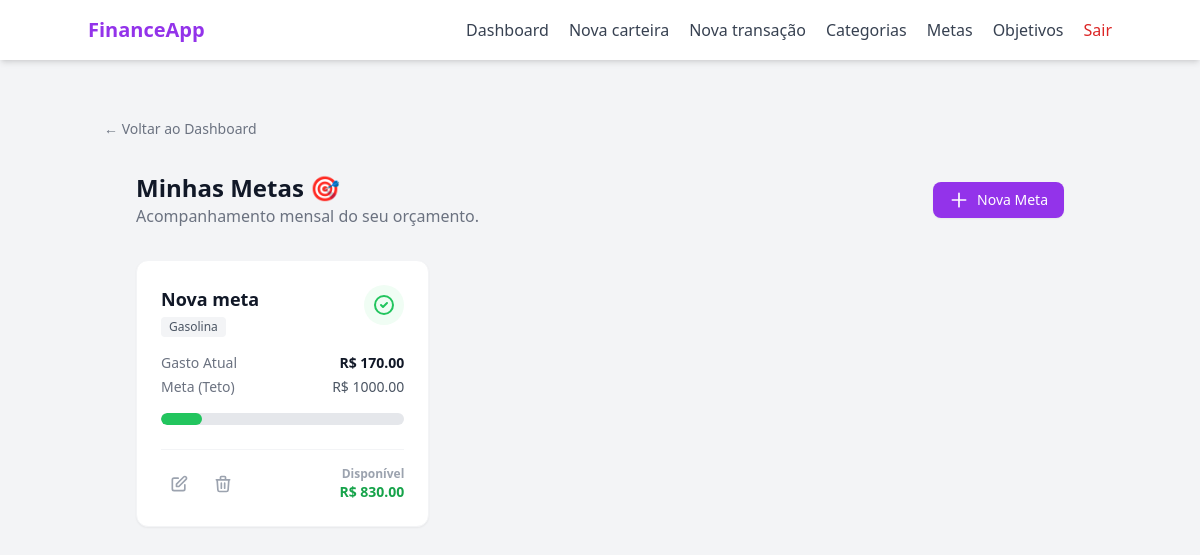
The page /goal/ (signed in) on the database its author committed.
### models/goal.py (models this page shows, shortened)
class Goal(db.Model):
    __tablename__ = "goals"
    id = db.Column(db.Integer, primary_key=True)
    goal_name = db.Column(db.String(100), nullable=False)
    target_amount = db.Column(db.Float, nullable=False)
    created_at = db.Column(db.Date, nullable= False)
    is_active = db.Column(db.Boolean, default=True)
    deadline = db.Column(db.Date, nullable=True)
    user_id = db.Column(db.Integer, db.ForeignKey("users.id"), nullable=False)
    category_id = db.Column(db.Integer, db.ForeignKey("categories.id"), nullable=True)
    category = db.relationship("UserCategory", backref="goals")

### models/category.py (models this page shows, shortened)
class Category(db.Model):
    __tablename__ = "categories"
    id = db.Column(db.Integer, primary_key= True)
    name = db.Column(db.String(100), nullable= False)
    type = db.Column(db.String(20), nullable= False)
    __mapper_args__ = {
        "polymorphic_on": type,
        "polymorphic_identity": "category"
    }

### routes/goal_routes.py (the view)
@goal_bp.route("/", methods=["GET"])
@login_required
def goal_index_page():
    GoalController.check_expired_goals(current_user.id)
    categories = CategoryController.get_user_categories(current_user.id)
    goals = GoalController.get_goals_by_user(current_user.id)
    goals_data = []
    for goal in goals:
        current_amount = 0
        if goal.category:
            for transaction in goal.category.transactions:
                if transaction.transaction_type == "expense" and transaction.created_at >= goal.created_at:
                    current_amount += transaction.value
        else:
            for transaction in TransactionController.get_user_transactions(current_user.id):
                if transaction.transaction_type == "expense" and transaction.created_at >= goal.created_at:
                    current_amount += transaction.value
        goals_data.append({
            'id': goal.id,
            'name': goal.goal_name,
            'category_name': goal.category.name if goal.category else 'Sem Categoria',
            'current': float(current_amount),
            'target': float(goal.target_amount),
            'percentage': min(int((current_amount / goal.target_amount) * 100), 100),
            'real_percentage': int((current_amount / goal.target_amount) * 100),
            'remaining': float(goal.target_amount - current_amount),
            'status': 'safe' if current_amount <= goal.target_amount * 0.8 else
                      'warning' if current_amount <= goal.target_amount else
                      'danger'
        })
    return render_template('goal/index.html',
                           goals_data=goals_data,
                           categories=categories)

### controllers/category_controller.py (called while the page is built)
    @staticmethod
    def get_user_categories(user_id):
        return UserCategory.query.filter_by(user_id= user_id).all()

### controllers/goal_controller.py (called while the page is built)
    @staticmethod
    def get_goals_by_user(user_id):
        goals = Goal.query.filter_by(user_id= user_id, is_active= True).all()
        return goals

    @staticmethod
    def check_expired_goals(user_id):
        goals = GoalController.get_goals_by_user(user_id)
        today = datetime.today().date()
        for goal in goals:
            if goal.deadline <= today and goal.is_active:
                goal.is_active = False
        db.session.commit()

### templates/goal/index.html (shortened to what this page needs)
{% extends "base.html" %}
{% block content %}
<div class="text-left pt-4">
    <a href="{{ url_for('main_bp.dashboard_page') }}" class="text-sm text-gray-500 hover:text-purple-600 transition-colors">
            ← Voltar ao Dashboard
    </a>
</div>
<div class="max-w-7xl mx-auto px-4 sm:px-6 lg:px-8 py-8">
    <div class="flex flex-col sm:flex-row justify-between items-start sm:items-center mb-8 gap-4">
        <div>
            <h1 class="text-2xl font-bold text-gray-900">Minhas Metas 🎯</h1>
            <p class="text-gray-500">Acompanhamento mensal do seu orçamento.</p>
        </div>
        <button onclick="openCreateGoalModal()" class="inline-flex items-center px-4 py-2 bg-purple-600 hover:bg-purple-700 text-white text-sm font-medium rounded-lg shadow-sm transition-colors">
            <svg class="w-5 h-5 mr-2" fill="none" stroke="currentColor" viewBox="0 0 24 24"><path stroke-linecap="round" stroke-linejoin="round" stroke-width="2" d="M12 4v16m8-8H4"></path></svg>
            Nova Meta
        </button>
    </div>
    <div class="grid grid-cols-1 md:grid-cols-2 lg:grid-cols-3 gap-6">
        {% for item in goals_data %}
        <div class="bg-white rounded-xl shadow-sm border border-gray-100 p-6 flex flex-col justify-between hover:shadow-md transition-shadow h-full">
            <div>
                <div class="flex justify-between items-start mb-4">
                    <div>
                        <h3 class="font-bold text-gray-900 text-lg">{{ item.name }}</h3>
                        <span class="inline-flex items-center px-2 py-0.5 rounded text-xs font-medium bg-gray-100 text-gray-600 mt-1">
                            {{ item.category_name }}
                        </span>
                    </div>
                    {% if item.real_percentage >= 100 %}
                        <div class="text-red-500 bg-red-50 p-2 rounded-full">
                            <svg class="w-6 h-6" fill="none" stroke="currentColor" viewBox="0 0 24 24"><path stroke-linecap="round" stroke-linejoin="round" stroke-width="2" d="M12 9v2m0 4h.01m-6.938 4h13.856c1.54 0 2.502-1.667 1.732-3L13.732 4c-.77-1.333-2.694-1.333-3.464 0L3.34 16c-.77 1.333.192 3 1.732 3z"></path></svg>
                        </div>
                    {% elif item.real_percentage >= 75 %}
                        <div class="text-yellow-500 bg-yellow-50 p-2 rounded-full">
                            <svg class="w-6 h-6" fill="none" stroke="currentColor" viewBox="0 0 24 24"><path stroke-linecap="round" stroke-linejoin="round" stroke-width="2" d="M13 16h-1v-4h-1m1-4h.01M21 12a9 9 0 11-18 0 9 9 0 0118 0z"></path></svg>
                        </div>
                    {% else %}
                        <div class="text-green-500 bg-green-50 p-2 rounded-full">
                            <svg class="w-6 h-6" fill="none" stroke="currentColor" viewBox="0 0 24 24"><path stroke-linecap="round" stroke-linejoin="round" stroke-width="2" d="M9 12l2 2 4-4m6 2a9 9 0 11-18 0 9 9 0 0118 0z"></path></svg>
                        </div>
                    {% endif %}
                </div>
                <div class="mb-4 space-y-1">
                    <div class="flex justify-between text-sm">
                        <span class="text-gray-500">Gasto Atual</span>
                        <span class="font-bold text-gray-900">R$ {{ "%.2f"|format(item.current) }}</span>
                    </div>
                    <div class="flex justify-between text-sm">
                        <span class="text-gray-500">Meta (Teto)</span>
                        <span class="font-medium text-gray-600">R$ {{ "%.2f"|format(item.target) }}</span>
                    </div>
                </div>
                <div class="relative w-full h-3 bg-gray-200 rounded-full overflow-hidden mb-4">
                    <div class="absolute top-0 left-0 h-full rounded-full transition-all duration-500
                            {{ 'bg-red-500' if item.real_percentage >= 100 else
                               ('bg-yellow-400' if item.real_percentage >= 75 else 'bg-green-500') }}"
                         style="width: {{ item.percentage }}%">
                    </div>
                </div>
            </div>
            <div class="flex items-center justify-between border-t border-gray-100 pt-4 mt-2">
                <div class="flex space-x-2">
                    <button onclick="openEditGoalModal(
                                '{{ url_for('goal_bp.edit_goal', goal_id=item.id) }}',
                                '{{ item.id }}',
                                '{{ item.name }}',
                                '{{ item.target }}')"
                            class="p-2 text-gray-400 hover:text-purple-600 hover:bg-purple-50 rounded-lg transition-colors"
                            title="Editar Meta">
                        <svg class="w-5 h-5" fill="none" stroke="currentColor" viewBox="0 0 24 24">
                            <path stroke-linecap="round" stroke-linejoin="round" stroke-width="2" d="M11 5H6a2 2 0 00-2 2v11a2 2 0 002 2h11a2 2 0 002-2v-5m-1.414-9.414a2 2 0 112.828 2.828L11.828 15H9v-2.828l8.586-8.586z"></path>
                        </svg>
                    </button>
                    <button onclick="openConfirmModal(
                            '{{ url_for('goal_bp.delete_goal', goal_id=item.id) }}',
                            'Excluir Meta',
                            'Tem certeza que deseja apagar a meta de <b>{{ item.name }}</b>?'
                            )"
                            class="p-2 text-gray-400 hover:text-red-600 hover:bg-red-50 rounded-lg transition-colors"
                            title="Excluir Meta">
                        <svg class="w-5 h-5" fill="none" stroke="currentColor" viewBox="0 0 24 24">
                            <path stroke-linecap="round" stroke-linejoin="round" stroke-width="2" d="M19 7l-.867 12.142A2 2 0 0116.138 21H7.862a2 2 0 01-1.995-1.858L5 7m5 4v6m4-6v6m1-10V4a1 1 0 00-1-1h-4a1 1 0 00-1 1v3M4 7h16"></path>
                        </svg>
                    </button>
                </div>
                <div class="text-right text-xs font-semibold">
                    {% if item.remaining >= 0 %}
                        <span class="text-gray-400 block">Disponível</span>
                        <span class="text-green-600 text-sm">R$ {{ "%.2f"|format(item.remaining) }}</span>
                    {% else %}
                        <span class="text-red-500">Excedido</span>
                        <div class="text-red-600 text-sm">R$ {{ "%.2f"|format(item.remaining | abs) }}</div>
                    {% endif %}
                </div>
            </div>
        </div>
        {% endfor %}
    </div>
</div>
{% endblock %}

### rows shown on the page
Goal: name "Nova meta", target "1000.00"
Category: category_name "Gasolina"

### other values the page prints
{{ "%.2f"|format(item.current) }} "170.00"
{{ "%.2f"|format(item.remaining) }} "830.00"
